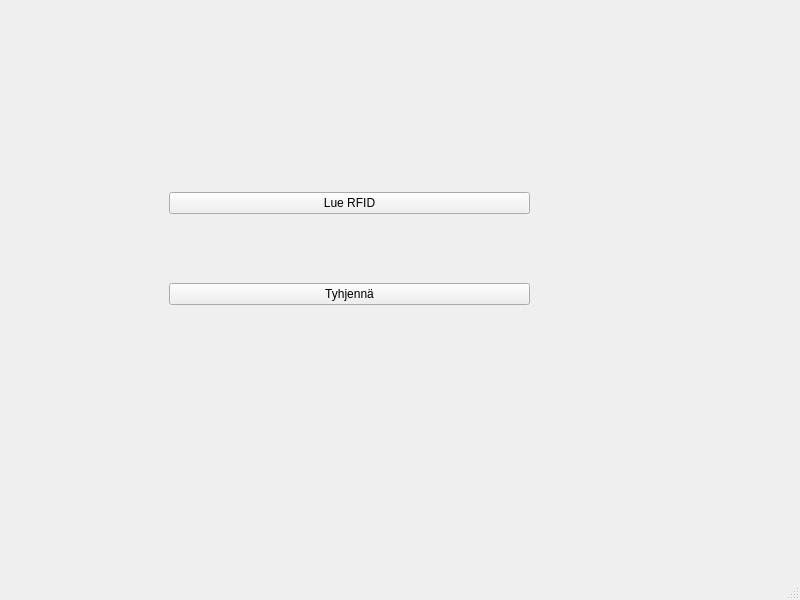
<?xml version="1.0" encoding="UTF-8"?>
<ui version="4.0">
 <class>MainWindow</class>
 <widget class="QMainWindow" name="MainWindow">
  <property name="geometry">
   <rect>
    <x>0</x>
    <y>0</y>
    <width>800</width>
    <height>600</height>
   </rect>
  </property>
  <property name="windowTitle">
   <string>MainWindow</string>
  </property>
  <widget class="QWidget" name="centralwidget">
   <widget class="QWidget" name="gridLayoutWidget">
    <property name="geometry">
     <rect>
      <x>169</x>
      <y>129</y>
      <width>361</width>
      <height>241</height>
     </rect>
    </property>
    <layout class="QGridLayout" name="gridLayout">
     <item row="1" column="0">
      <widget class="QPushButton" name="pushButton_2">
       <property name="text">
        <string>Lue RFID</string>
       </property>
      </widget>
     </item>
     <item row="2" column="0">
      <widget class="QPushButton" name="pushButton">
       <property name="text">
        <string>Tyhjennä</string>
       </property>
      </widget>
     </item>
    </layout>
   </widget>
  </widget>
  <widget class="QMenuBar" name="menubar">
   <property name="geometry">
    <rect>
     <x>0</x>
     <y>0</y>
     <width>800</width>
     <height>25</height>
    </rect>
   </property>
  </widget>
  <widget class="QStatusBar" name="statusbar"/>
 </widget>
 <resources/>
 <connections/>
</ui>
